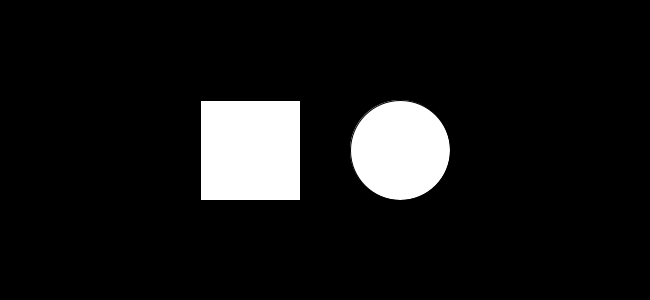
Frame 1 (no input)
Frame 60 (the mouse pressed at the canvas centre just before this capture): blank canvas, image omitted
Frame 120 (the mouse held since frame 60 and released just before this capture): identical to frame 1, image omitted

The Processing sketch that drew this single still picture (run headless with seeded random() and noise(); from frame 60 on, the mouse is pressed at the canvas centre):

// Processing sketch: working_with_timers
// ── working_with_timers.pde
// The world pixel by pixel 2021
// Daniel Rozin
// using "timers" to controll two different things at different intervals

int rectInterval= 300;   // interval in ms for first timer
int circleInterval= 301;
int lastRectTime=0;      // variable to hold last triggerng of first timer
int lastCircleTime=0;
Boolean showRect = true;  // variable to hold the state of timer
Boolean showCircle = true;
void setup() {
  size (650, 300);
}

void draw() {  
  background (0);
  if (millis()-lastRectTime> rectInterval) {    // check the first timer
    showRect= !showRect;                       // change the state              
    lastRectTime= millis();                     // if it is due, reset it
  }
  if (millis()-lastCircleTime> circleInterval) {
    showCircle= !showCircle;
    lastCircleTime= millis();
  }

  if (showRect) rect( 200, 100, 100, 100);           // act on the state of the first timer
  if (showCircle) ellipse( 400, 150, 100, 100);
}
